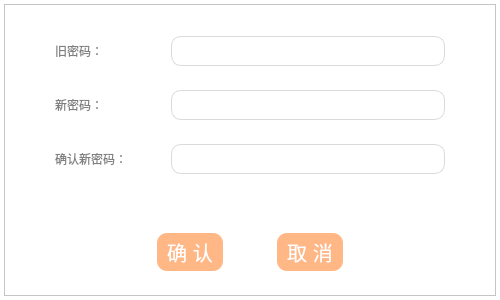
<?xml version="1.0" encoding="UTF-8"?>
<ui version="4.0">
 <class>changepwdForm</class>
 <widget class="QWidget" name="changepwdForm">
  <property name="geometry">
   <rect>
    <x>0</x>
    <y>0</y>
    <width>500</width>
    <height>300</height>
   </rect>
  </property>
  <property name="windowTitle">
   <string>修改密码</string>
  </property>
  <property name="styleSheet">
   <string notr="true">background-color:white;color:rgb(128,128,128);</string>
  </property>
  <layout class="QHBoxLayout" name="horizontalLayout_3">
   <property name="leftMargin">
    <number>4</number>
   </property>
   <property name="topMargin">
    <number>4</number>
   </property>
   <property name="rightMargin">
    <number>4</number>
   </property>
   <property name="bottomMargin">
    <number>4</number>
   </property>
   <item>
    <widget class="QFrame" name="frame_3">
     <property name="frameShape">
      <enum>QFrame::StyledPanel</enum>
     </property>
     <property name="frameShadow">
      <enum>QFrame::Raised</enum>
     </property>
     <layout class="QVBoxLayout" name="verticalLayout" stretch="1,2,2,2,1,4">
      <property name="leftMargin">
       <number>1</number>
      </property>
      <property name="topMargin">
       <number>1</number>
      </property>
      <property name="rightMargin">
       <number>1</number>
      </property>
      <property name="bottomMargin">
       <number>1</number>
      </property>
      <item>
       <spacer name="verticalSpacer">
        <property name="orientation">
         <enum>Qt::Vertical</enum>
        </property>
        <property name="sizeHint" stdset="0">
         <size>
          <width>20</width>
          <height>40</height>
         </size>
        </property>
       </spacer>
      </item>
      <item>
       <widget class="QFrame" name="frame_6">
        <property name="styleSheet">
         <string notr="true">border-style:none;</string>
        </property>
        <property name="frameShape">
         <enum>QFrame::StyledPanel</enum>
        </property>
        <property name="frameShadow">
         <enum>QFrame::Raised</enum>
        </property>
        <layout class="QHBoxLayout" name="horizontalLayout_5" stretch="0,2,5,0">
         <item>
          <spacer name="horizontalSpacer_4">
           <property name="orientation">
            <enum>Qt::Horizontal</enum>
           </property>
           <property name="sizeHint" stdset="0">
            <size>
             <width>40</width>
             <height>20</height>
            </size>
           </property>
          </spacer>
         </item>
         <item>
          <widget class="QLabel" name="label_3">
           <property name="text">
            <string>旧密码：</string>
           </property>
          </widget>
         </item>
         <item>
          <widget class="QLineEdit" name="oldpwdEdit">
           <property name="styleSheet">
            <string notr="true">font-size:20px;
border-style:solid ;
border-width:1px;
border-color:rgb(218, 218, 218);
border-radius:10px;
padding:1px,1px</string>
           </property>
          </widget>
         </item>
         <item>
          <spacer name="horizontalSpacer_5">
           <property name="orientation">
            <enum>Qt::Horizontal</enum>
           </property>
           <property name="sizeHint" stdset="0">
            <size>
             <width>40</width>
             <height>20</height>
            </size>
           </property>
          </spacer>
         </item>
        </layout>
       </widget>
      </item>
      <item>
       <widget class="QFrame" name="frame_4">
        <property name="styleSheet">
         <string notr="true">border-style:none;</string>
        </property>
        <property name="frameShape">
         <enum>QFrame::StyledPanel</enum>
        </property>
        <property name="frameShadow">
         <enum>QFrame::Raised</enum>
        </property>
        <layout class="QHBoxLayout" name="horizontalLayout_2" stretch="0,2,5,0">
         <item>
          <spacer name="horizontalSpacer_6">
           <property name="orientation">
            <enum>Qt::Horizontal</enum>
           </property>
           <property name="sizeHint" stdset="0">
            <size>
             <width>40</width>
             <height>20</height>
            </size>
           </property>
          </spacer>
         </item>
         <item>
          <widget class="QLabel" name="label">
           <property name="text">
            <string>新密码：</string>
           </property>
          </widget>
         </item>
         <item>
          <widget class="QLineEdit" name="newpwdEdit">
           <property name="styleSheet">
            <string notr="true">font-size:20px;
border-style:solid ;
border-width:1px;
border-color:rgb(218, 218, 218);
border-radius:10px;
padding:1px,1px</string>
           </property>
          </widget>
         </item>
         <item>
          <spacer name="horizontalSpacer_7">
           <property name="orientation">
            <enum>Qt::Horizontal</enum>
           </property>
           <property name="sizeHint" stdset="0">
            <size>
             <width>40</width>
             <height>20</height>
            </size>
           </property>
          </spacer>
         </item>
        </layout>
       </widget>
      </item>
      <item>
       <widget class="QFrame" name="frame_5">
        <property name="styleSheet">
         <string notr="true">border-style:none;</string>
        </property>
        <property name="frameShape">
         <enum>QFrame::StyledPanel</enum>
        </property>
        <property name="frameShadow">
         <enum>QFrame::Raised</enum>
        </property>
        <layout class="QHBoxLayout" name="horizontalLayout_4" stretch="0,2,5,0">
         <item>
          <spacer name="horizontalSpacer_8">
           <property name="orientation">
            <enum>Qt::Horizontal</enum>
           </property>
           <property name="sizeHint" stdset="0">
            <size>
             <width>40</width>
             <height>20</height>
            </size>
           </property>
          </spacer>
         </item>
         <item>
          <widget class="QLabel" name="label_2">
           <property name="text">
            <string>确认新密码：</string>
           </property>
          </widget>
         </item>
         <item>
          <widget class="QLineEdit" name="newpwdEdit2">
           <property name="styleSheet">
            <string notr="true">font-size:20px;
border-style:solid ;
border-width:1px;
border-color:rgb(218, 218, 218);
border-radius:10px;
padding:1px,1px</string>
           </property>
          </widget>
         </item>
         <item>
          <spacer name="horizontalSpacer_9">
           <property name="orientation">
            <enum>Qt::Horizontal</enum>
           </property>
           <property name="sizeHint" stdset="0">
            <size>
             <width>40</width>
             <height>20</height>
            </size>
           </property>
          </spacer>
         </item>
        </layout>
       </widget>
      </item>
      <item>
       <spacer name="verticalSpacer_3">
        <property name="orientation">
         <enum>Qt::Vertical</enum>
        </property>
        <property name="sizeHint" stdset="0">
         <size>
          <width>20</width>
          <height>37</height>
         </size>
        </property>
       </spacer>
      </item>
      <item>
       <widget class="QFrame" name="frame_2">
        <property name="sizePolicy">
         <sizepolicy hsizetype="Preferred" vsizetype="Expanding">
          <horstretch>0</horstretch>
          <verstretch>1</verstretch>
         </sizepolicy>
        </property>
        <property name="styleSheet">
         <string notr="true">border-style:none;</string>
        </property>
        <property name="frameShape">
         <enum>QFrame::StyledPanel</enum>
        </property>
        <property name="frameShadow">
         <enum>QFrame::Raised</enum>
        </property>
        <layout class="QHBoxLayout" name="horizontalLayout" stretch="6,1,2,1,6">
         <item>
          <spacer name="horizontalSpacer">
           <property name="orientation">
            <enum>Qt::Horizontal</enum>
           </property>
           <property name="sizeHint" stdset="0">
            <size>
             <width>65</width>
             <height>20</height>
            </size>
           </property>
          </spacer>
         </item>
         <item>
          <widget class="QPushButton" name="bt_changepwd">
           <property name="styleSheet">
            <string notr="true">font-size:20px;
border-style:solid ;
border-width:1px;
border-radius:10px;
padding:1px,1px;
background-color:rgb(255,183,134);
color:white;
border:6px;
padding:4px 10px;</string>
           </property>
           <property name="text">
            <string>确 认</string>
           </property>
          </widget>
         </item>
         <item>
          <spacer name="horizontalSpacer_2">
           <property name="orientation">
            <enum>Qt::Horizontal</enum>
           </property>
           <property name="sizeHint" stdset="0">
            <size>
             <width>66</width>
             <height>20</height>
            </size>
           </property>
          </spacer>
         </item>
         <item>
          <widget class="QPushButton" name="bt_cancle">
           <property name="styleSheet">
            <string notr="true">font-size:20px;
border-style:solid ;
border-width:1px;
border-radius:10px;
padding:1px,1px;
background-color:rgb(255,183,134);
color:white;
border:6px;
padding:4px 10px;</string>
           </property>
           <property name="text">
            <string>取 消</string>
           </property>
          </widget>
         </item>
         <item>
          <spacer name="horizontalSpacer_3">
           <property name="orientation">
            <enum>Qt::Horizontal</enum>
           </property>
           <property name="sizeHint" stdset="0">
            <size>
             <width>65</width>
             <height>20</height>
            </size>
           </property>
          </spacer>
         </item>
        </layout>
       </widget>
      </item>
     </layout>
    </widget>
   </item>
  </layout>
 </widget>
 <resources/>
 <connections/>
</ui>
